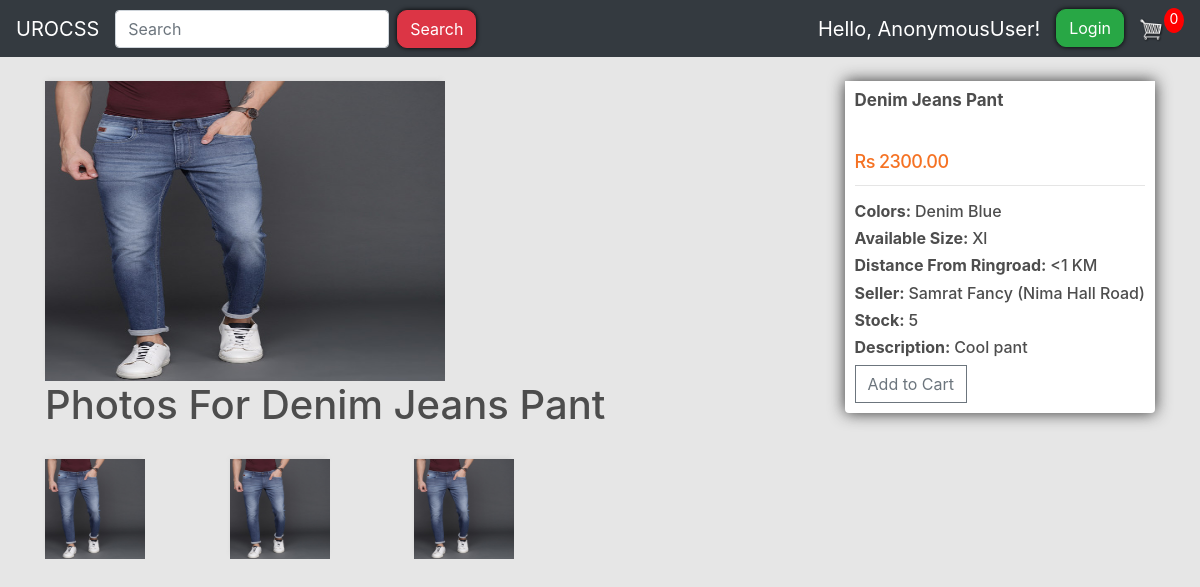
The app's page /each_product/13/ with its own data.
### store/models.py (models this page shows, shortened)
class Product(models.Model):
    name = models.CharField(max_length=200)
    price = models.FloatField()
    digital = models.BooleanField(default=False, null=True, blank=True)
    image = models.ImageField(null=True, blank=True)
    image1 = models.ImageField(null=True, blank=True)
    image2 = models.ImageField(null=True, blank=True)
    image3 = models.ImageField(null=True, blank=True)
    seller = models.CharField(max_length=100, null=True)
    distance = models.CharField(max_length=5, null=True)
    stock = models.IntegerField(default=0)
    color = models.CharField(max_length=100, null=True)
    description = models.CharField(max_length=200, null=True)
    size = models.CharField(max_length=100, null=True)
    search_tags = models.CharField(max_length=100, null=True)
    created_at = models.DateTimeField(auto_now_add=True)
    @property
    def imageUrl(self):
        try:
            url = self.image.url
        except:
            url = ""
        return url

### store/views.py (the view)
# urls.py: path("each_product/<int:pk>/", views.each_product, name="each_product"),
def each_product(request, pk):
    if pk:
        if request.user.is_authenticated:
            try:
                order = Order.objects.get(customer=request.user, complete=False)
                items = order.orderitem_set.all()
                cartItems = order.get_cart_items
            except:
                order = {"get_cart_items": 0, "get_cart_total": 0, "shipping": False}
                cartItems = order["get_cart_items"]
        else:
            order = {"get_cart_items": 0, "get_cart_total": 0, "shipping": False}
            cartItems = order["get_cart_items"]
        product = Product.objects.get(id=pk)
        product = {
            "name": product.name,
            "price": product.price,
            "image": product.imageUrl,
            "image_first": product.image1.url,
            "image_second": product.image2.url,
            "image_third": product.image3.url,
            "seller": product.seller,
            "size": product.size,
            "color": product.color,
            "description": product.description,
            "stock": product.stock,
            "distance": product.distance,
            "id": pk,
        }
    context = {"product": product, "cartItems": cartItems}
    return render(request, "store/view_product.html", context)

### store/templates/store/view_product.html
{% extends 'store/Main.html' %}
{% load static %}
{% block login-logout %}
<div class="collapse navbar-collapse" id="navbarSupportedContent">
    <ul class="navbar-nav mr-auto">
        <li class="nav-item active navbar-brand">
            Hello, {{request.user}}!
        </li>
        <li class=" nav-item active">
            {% if request.user.is_authenticated %}
            <a style='border-radius: 10px; box-shadow: hsl(0, 86%, 0%) 0 0 5px;' href="{% url 'order_status' %}"
                class="btn btn-primary"> Order Status</a>
            {% else %}
            <a href="{% url 'login' %}" style='border-radius: 10px; box-shadow: hsl(0, 86%, 0%) 0 0 5px;'
                class="btn btn-success">Login</a>
            {% endif %}
        </li>
    </ul>
</div>
{% endblock login-logout %}
{% block content %}
<div>
    <img class="thumbnail-each" src="{{product.image}}">
    <div class="box-element-each product-each">
        <h6 class="name"><strong>{{product.name}}</strong></h6>
        <br>
        <h6 class="price">Rs {{product.price|floatformat:2}}</h6>
        <hr>
        <h6><strong>Colors: </strong>{{product.color}}</h6>
        <h6><strong>Available Size: </strong>{{product.size}}</h6>
        <h6><strong>Distance From Ringroad: </strong>{{product.distance}}</h6>
        <h6><strong>Seller: </strong>{{product.seller}}</h6>
        <h6><strong>Stock: </strong>{{product.stock}}</h6>
        <h6><strong>Description: </strong>{{product.description}}</h6>
        <button data-product={{product.id}} data-action="add" class="btn btn-outline-secondary add-btn update-cart">Add
            to Cart</button>
    </div>
</div>
<div class="images-each-extras">
    <h1> Photos For {{product.name}}</h1>
    <img class="thumbnail-each-extras" src="{{product.image_first}}">
    <img class="thumbnail-each-extras" src="{{product.image_second}}">
    <img class="thumbnail-each-extras" src="{{product.image_third}}">
</div>
{% endblock %}

### static/css/main.css (style rules this page uses)
body { background-color: hsl(0, 0%, 90%); }
h1,h2,h3,h4,h5,h6 { color:hsl(0, 0%, 30%); }
.box-element-each { box-shadow:hsl(0, 0%, 20%) 0 0 16px; background-color:#fff; border-radius: 4px; padding: 10px; }
.product-each { border-radius: 0 0 4px 4px; float:right; }
.price { font-size: 18px; color: #f57223; letter-spacing: -.56px; line-height: 14px; }
.name { height: 36px; line-height: 18px; display: -webkit-box; -webkit-box-orient: vertical; -webkit-line-clamp: 2; overflow: hidden; margin-bottom: 4px; font-size: 17px; }
.thumbnail-each { width: 400px; height: 300px; -webkit-box-shadow: -1px -3px 5px -2px rgba(214,214,214,1); -moz-box-shadow: -1px -3px 5px -2px rgba(214,214,214,1); box-shadow: -1px -3px 5px -2px rgba(214,214,214,1); }
.thumbnail-each-extras { margin-top: 2%; margin-right: 80px; width: 100px; height: 100px; -webkit-box-shadow: -1px -3px 5px -2px rgba(214,214,214,1); -moz-box-shadow: -1px -3px 5px -2px rgba(214,214,214,1); box-shadow: -1px -3px 5px -2px rgba(214,214,214,1); -webkit-transform: scale(1); transform: scale(1); -webkit-transition: .5s ease-in-out; transition: .5s ease-in-out; }
.btn { border-radius: 0; }

### records on screen
Product: name "Denim Jeans Pant", price "2300.00", color "Denim Blue", size "Xl", distance "<1 KM", seller "Samrat Fancy (Nima Hall Road)", description "Cool pant"

### other values on screen
{{ request.user }} "AnonymousUser"
{{ cartItems }} "0"
{{ product.stock }} "5"
